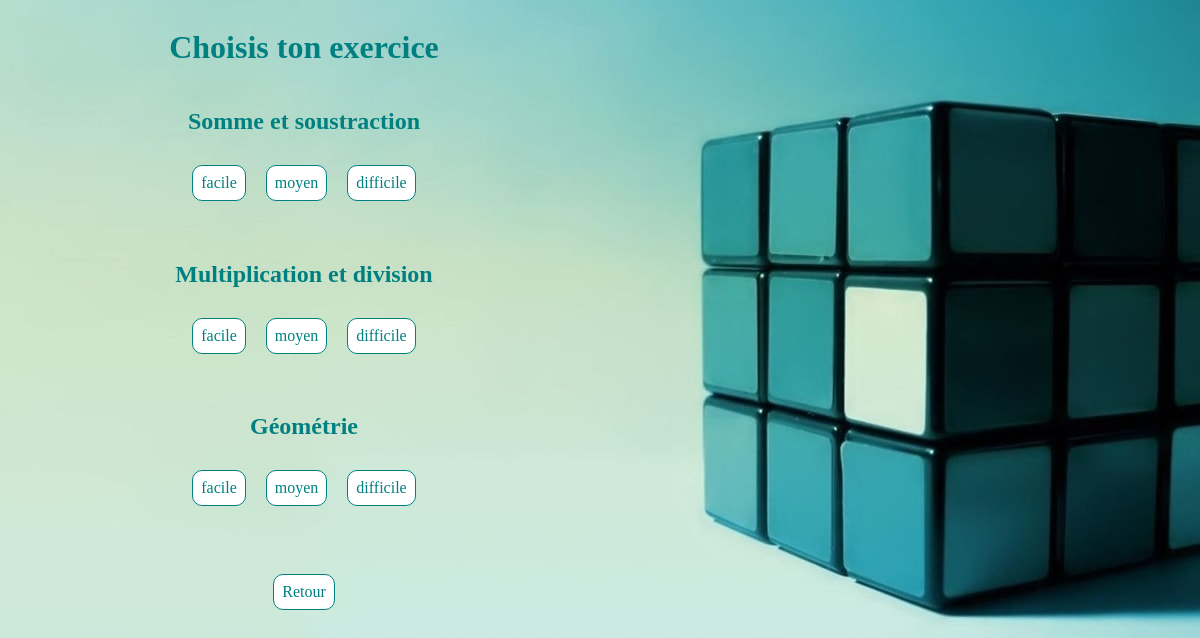
The app's page /pupil/roter.php?action=see_exercices&subject=Mathématiques with its own data.
### tables this page shows
CREATE TABLE IF NOT EXISTS `notions` (
  `id` int(11) NOT NULL AUTO_INCREMENT,
  `notion` varchar(255) NOT NULL,
  `id_subject` int(11) NOT NULL,
  PRIMARY KEY (`id`)
);

CREATE TABLE IF NOT EXISTS `levels` (
  `id` int(11) NOT NULL AUTO_INCREMENT,
  `level` varchar(255) NOT NULL,
  PRIMARY KEY (`id`)
);

### pupil/controler/controler.php (called while the page is built, shortened)
<?php
require("model/model.php");
function seeExercices($subject)
{
    $notions = getNotions($subject);
    require("view/exercices_list_view.php");
}

### pupil/model/model.php (called while the page is built, shortened)
<?php
function dbConnect()
{
    try
    {
        $db = new PDO('mysql:host=localhost;dbname=ts_project;charset=utf8', 'root', '');
        return $db;
    }
    catch(Exception $e)
    {
        die('Erreur : '.$e->getMessage());
    }
}
function getNotions($subject)
{
    $db = dbConnect();
    $req = $db -> prepare("SELECT notion
                            FROM notions
                            WHERE id_subject = (SELECT id
                                                FROM subjects
                                                WHERE subject = ?)");
    $req -> execute(array($subject));
    return $req;
}
function getLevels()
{
    $db = dbConnect();
    $req = $db -> query("SELECT level
                        FROM levels");
    return $req;
}

### pupil/view/exercices_list_view.php (the view, shortened to what this page needs)
<div class="div_mid">
<h1>Choisis ton exercice</h1>
<?php
while ($notion = $notions -> fetch())
{
?>
    <h2><?= $notion['notion'] ?></h2>
    <nav>
        <?php
        $levels = getLevels();
        while ($level = $levels -> fetch())
        {
        ?>
        	<a href="roter.php?action=exercice&subject=<?= $subject ?>&notion=<?= $notion['notion'] ?>&level=<?= $level['level'] ?>"><?= $level['level'] ?></a><br/>
    	<?php
        }
    	?>
	</nav>
<?php
}
?>
<br/>
<a href="roter.php?action=see_subjects_list">Retour</a>
</div>
<div class="div_right"> </div>
<?php require("template.php"); ?>

### pupil/design/subject_1_view.css (style rules this page uses)
* { color: teal; }
body { background: url("picture/cube_3.jpg") fixed no-repeat; display: flex; flex-direction: row; }
.div_mid { width: 50%; display: flex; flex-direction: column; align-items: center; }
.div_right { width: 50%; }
nav { display: flex; margin-bottom: 30px; }
a { border: 1px teal solid; border-radius: 10px; background-color: white; margin: 10px; padding: 8px; text-decoration: none; }

### records on screen
notions: notion "Somme et soustraction"
levels: level "facile"
levels: level "moyen"
levels: level "difficile"
notions: notion "Multiplication et division"
notions: notion "Géométrie"
